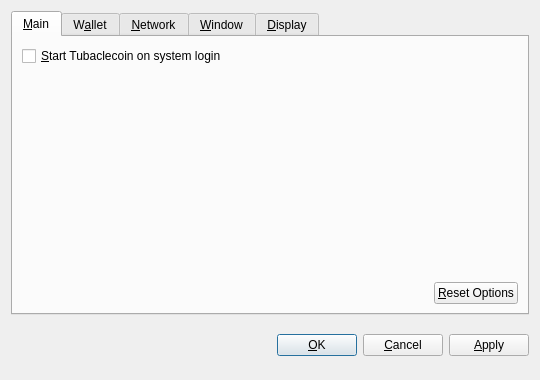
<?xml version="1.0" encoding="UTF-8"?>
<ui version="4.0">
 <class>OptionsDialog</class>
 <widget class="QDialog" name="OptionsDialog">
  <property name="geometry">
   <rect>
    <x>0</x>
    <y>0</y>
    <width>540</width>
    <height>380</height>
   </rect>
  </property>
  <property name="windowTitle">
   <string>Options</string>
  </property>
  <property name="modal">
   <bool>true</bool>
  </property>
  <layout class="QVBoxLayout" name="verticalLayout">
   <item>
    <widget class="QTabWidget" name="tabWidget">
     <property name="tabPosition">
      <enum>QTabWidget::North</enum>
     </property>
     <property name="currentIndex">
      <number>0</number>
     </property>
     <widget class="QWidget" name="tabMain">
      <attribute name="title">
       <string>&amp;Main</string>
      </attribute>
      <layout class="QVBoxLayout" name="verticalLayout_Main">
       <item>
        <widget class="QCheckBox" name="bitcoinAtStartup">
         <property name="toolTip">
          <string>Automatically start Tubaclecoin after logging in to the system.</string>
         </property>
         <property name="text">
          <string>&amp;Start Tubaclecoin on system login</string>
         </property>
        </widget>
       </item>
       <item>
        <spacer name="verticalSpacer_Main">
         <property name="orientation">
          <enum>Qt::Vertical</enum>
         </property>
         <property name="sizeHint" stdset="0">
          <size>
           <width>20</width>
           <height>40</height>
          </size>
         </property>
        </spacer>
       </item>
       <item>
        <layout class="QHBoxLayout" name="horizontalLayout_2_Main">
         <item>
          <spacer name="horizontalSpacer_2_Main">
           <property name="orientation">
            <enum>Qt::Horizontal</enum>
           </property>
           <property name="sizeHint" stdset="0">
            <size>
             <width>40</width>
             <height>20</height>
            </size>
           </property>
          </spacer>
         </item>
         <item>
          <widget class="QPushButton" name="resetButton">
           <property name="toolTip">
            <string>Reset all client options to default.</string>
           </property>
           <property name="text">
            <string>&amp;Reset Options</string>
           </property>
           <property name="autoDefault">
            <bool>false</bool>
           </property>
          </widget>
         </item>
        </layout>
       </item>
      </layout>
     </widget>
     <widget class="QWidget" name="tabWallet">
      <attribute name="title">
       <string>W&amp;allet</string>
      </attribute>
      <layout class="QVBoxLayout" name="verticalLayout_Network">
       <item>
        <widget class="QLabel" name="transactionFeeInfoLabel">
         <property name="text">
          <string>Optional transaction fee per kB that helps make sure your transactions are processed quickly. Most transactions are 1 kB.</string>
         </property>
         <property name="textFormat">
          <enum>Qt::PlainText</enum>
         </property>
         <property name="wordWrap">
          <bool>true</bool>
         </property>
        </widget>
       </item>
       <item>
        <layout class="QHBoxLayout" name="horizontalLayout_1_Main">
         <item>
          <widget class="QLabel" name="transactionFeeLabel">
           <property name="text">
            <string>Pay transaction &amp;fee</string>
           </property>
           <property name="textFormat">
            <enum>Qt::PlainText</enum>
           </property>
           <property name="buddy">
            <cstring>transactionFee</cstring>
           </property>
          </widget>
         </item>
         <item>
          <widget class="BitcoinAmountField" name="transactionFee"/>
         </item>
         <item>
          <spacer name="horizontalSpacer_1_Main">
           <property name="orientation">
            <enum>Qt::Horizontal</enum>
           </property>
           <property name="sizeHint" stdset="0">
            <size>
             <width>40</width>
             <height>20</height>
            </size>
           </property>
          </spacer>
         </item>
        </layout>
       </item>
       <item>
        <widget class="QLabel" name="label">
         <property name="text">
          <string>If you disable the spending of unconfirmed change, the change from a transaction cannot be used until that transaction has at least one confirmation. This also affects how your balance is computed.</string>
         </property>
         <property name="wordWrap">
          <bool>true</bool>
         </property>
        </widget>
       </item>
       <item>
        <widget class="QCheckBox" name="spendZeroConfChange">
         <property name="text">
          <string>Spend unconfirmed change  (experts only)</string>
         </property>
        </widget>
       </item>
       <item>
        <spacer name="verticalSpacer">
         <property name="orientation">
          <enum>Qt::Vertical</enum>
         </property>
         <property name="sizeHint" stdset="0">
          <size>
           <width>20</width>
           <height>40</height>
          </size>
         </property>
        </spacer>
       </item>
      </layout>
     </widget>
     <widget class="QWidget" name="tabNetwork">
      <attribute name="title">
       <string>&amp;Network</string>
      </attribute>
      <layout class="QVBoxLayout" name="verticalLayout_Network">
       <item>
        <widget class="QCheckBox" name="mapPortUpnp">
         <property name="toolTip">
          <string>Automatically open the Tubaclecoin client port on the router. This only works when your router supports UPnP and it is enabled.</string>
         </property>
         <property name="text">
          <string>Map port using &amp;UPnP</string>
         </property>
        </widget>
       </item>
       <item>
        <widget class="QCheckBox" name="connectSocks">
         <property name="toolTip">
          <string>Connect to the Tubaclecoin network through a SOCKS proxy (e.g. when connecting through Tor).</string>
         </property>
         <property name="text">
          <string>&amp;Connect through SOCKS proxy:</string>
         </property>
        </widget>
       </item>
       <item>
        <layout class="QHBoxLayout" name="horizontalLayout_Network">
         <item>
          <widget class="QLabel" name="proxyIpLabel">
           <property name="text">
            <string>Proxy &amp;IP:</string>
           </property>
           <property name="textFormat">
            <enum>Qt::PlainText</enum>
           </property>
           <property name="buddy">
            <cstring>proxyIp</cstring>
           </property>
          </widget>
         </item>
         <item>
          <widget class="QValidatedLineEdit" name="proxyIp">
           <property name="maximumSize">
            <size>
             <width>140</width>
             <height>16777215</height>
            </size>
           </property>
           <property name="toolTip">
            <string>IP address of the proxy (e.g. 127.0.0.1)</string>
           </property>
          </widget>
         </item>
         <item>
          <widget class="QLabel" name="proxyPortLabel">
           <property name="text">
            <string>&amp;Port:</string>
           </property>
           <property name="textFormat">
            <enum>Qt::PlainText</enum>
           </property>
           <property name="buddy">
            <cstring>proxyPort</cstring>
           </property>
          </widget>
         </item>
         <item>
          <widget class="QLineEdit" name="proxyPort">
           <property name="maximumSize">
            <size>
             <width>55</width>
             <height>16777215</height>
            </size>
           </property>
           <property name="toolTip">
            <string>Port of the proxy (e.g. 9050)</string>
           </property>
          </widget>
         </item>
         <item>
          <widget class="QLabel" name="socksVersionLabel">
           <property name="text">
            <string>SOCKS &amp;Version:</string>
           </property>
           <property name="textFormat">
            <enum>Qt::PlainText</enum>
           </property>
           <property name="buddy">
            <cstring>socksVersion</cstring>
           </property>
          </widget>
         </item>
         <item>
          <widget class="QValueComboBox" name="socksVersion">
           <property name="toolTip">
            <string>SOCKS version of the proxy (e.g. 5)</string>
           </property>
          </widget>
         </item>
         <item>
          <spacer name="horizontalSpacer_Network">
           <property name="orientation">
            <enum>Qt::Horizontal</enum>
           </property>
           <property name="sizeHint" stdset="0">
            <size>
             <width>40</width>
             <height>20</height>
            </size>
           </property>
          </spacer>
         </item>
        </layout>
       </item>
       <item>
        <spacer name="verticalSpacer_Network">
         <property name="orientation">
          <enum>Qt::Vertical</enum>
         </property>
         <property name="sizeHint" stdset="0">
          <size>
           <width>20</width>
           <height>40</height>
          </size>
         </property>
        </spacer>
       </item>
      </layout>
     </widget>
     <widget class="QWidget" name="tabWindow">
      <attribute name="title">
       <string>&amp;Window</string>
      </attribute>
      <layout class="QVBoxLayout" name="verticalLayout_Window">
       <item>
        <widget class="QCheckBox" name="minimizeToTray">
         <property name="toolTip">
          <string>Show only a tray icon after minimizing the window.</string>
         </property>
         <property name="text">
          <string>&amp;Minimize to the tray instead of the taskbar</string>
         </property>
        </widget>
       </item>
       <item>
        <widget class="QCheckBox" name="minimizeOnClose">
         <property name="toolTip">
          <string>Minimize instead of exit the application when the window is closed. When this option is enabled, the application will be closed only after selecting Quit in the menu.</string>
         </property>
         <property name="text">
          <string>M&amp;inimize on close</string>
         </property>
        </widget>
       </item>
       <item>
        <spacer name="verticalSpacer_Window">
         <property name="orientation">
          <enum>Qt::Vertical</enum>
         </property>
         <property name="sizeHint" stdset="0">
          <size>
           <width>20</width>
           <height>40</height>
          </size>
         </property>
        </spacer>
       </item>
      </layout>
     </widget>
     <widget class="QWidget" name="tabDisplay">
      <attribute name="title">
       <string>&amp;Display</string>
      </attribute>
      <layout class="QVBoxLayout" name="verticalLayout_Display">
       <item>
        <layout class="QHBoxLayout" name="horizontalLayout_1_Display">
         <item>
          <widget class="QLabel" name="langLabel">
           <property name="text">
            <string>User Interface &amp;language:</string>
           </property>
           <property name="textFormat">
            <enum>Qt::PlainText</enum>
           </property>
           <property name="buddy">
            <cstring>lang</cstring>
           </property>
          </widget>
         </item>
         <item>
          <widget class="QValueComboBox" name="lang">
           <property name="toolTip">
            <string>The user interface language can be set here. This setting will take effect after restarting Tubaclecoin.</string>
           </property>
          </widget>
         </item>
        </layout>
       </item>
       <item>
        <layout class="QHBoxLayout" name="horizontalLayout_2_Display">
         <item>
          <widget class="QLabel" name="unitLabel">
           <property name="text">
            <string>&amp;Unit to show amounts in:</string>
           </property>
           <property name="textFormat">
            <enum>Qt::PlainText</enum>
           </property>
           <property name="buddy">
            <cstring>unit</cstring>
           </property>
          </widget>
         </item>
         <item>
          <widget class="QValueComboBox" name="unit">
           <property name="toolTip">
            <string>Choose the default subdivision unit to show in the interface and when sending coins.</string>
           </property>
          </widget>
         </item>
        </layout>
       </item>
       <item>
        <widget class="QCheckBox" name="displayAddresses">
         <property name="toolTip">
          <string>Whether to show Tubaclecoin addresses in the transaction list or not.</string>
         </property>
         <property name="text">
          <string>&amp;Display addresses in transaction list</string>
         </property>
        </widget>
       </item>
       <item>
        <widget class="QCheckBox" name="coinControlFeatures">
         <property name="toolTip">
          <string>Whether to show coin control features or not.</string>
         </property>
         <property name="text">
          <string>Display coin &amp;control features (experts only!)</string>
         </property>
        </widget>
       </item>
       <item>
        <spacer name="verticalSpacer_Display">
         <property name="orientation">
          <enum>Qt::Vertical</enum>
         </property>
         <property name="sizeHint" stdset="0">
          <size>
           <width>20</width>
           <height>40</height>
          </size>
         </property>
        </spacer>
       </item>
      </layout>
     </widget>
    </widget>
   </item>
   <item>
    <layout class="QHBoxLayout" name="horizontalLayout_Buttons">
     <item>
      <spacer name="horizontalSpacer_1">
       <property name="orientation">
        <enum>Qt::Horizontal</enum>
       </property>
       <property name="sizeHint" stdset="0">
        <size>
         <width>40</width>
         <height>48</height>
        </size>
       </property>
      </spacer>
     </item>
     <item>
      <widget class="QLabel" name="statusLabel">
       <property name="font">
        <font>
         <weight>75</weight>
         <bold>true</bold>
        </font>
       </property>
       <property name="text">
        <string/>
       </property>
       <property name="textFormat">
        <enum>Qt::PlainText</enum>
       </property>
       <property name="wordWrap">
        <bool>true</bool>
       </property>
      </widget>
     </item>
     <item>
      <spacer name="horizontalSpacer_2">
       <property name="orientation">
        <enum>Qt::Horizontal</enum>
       </property>
       <property name="sizeHint" stdset="0">
        <size>
         <width>40</width>
         <height>48</height>
        </size>
       </property>
      </spacer>
     </item>
     <item>
      <widget class="QPushButton" name="okButton">
       <property name="text">
        <string>&amp;OK</string>
       </property>
      </widget>
     </item>
     <item>
      <widget class="QPushButton" name="cancelButton">
       <property name="text">
        <string>&amp;Cancel</string>
       </property>
       <property name="autoDefault">
        <bool>false</bool>
       </property>
      </widget>
     </item>
     <item>
      <widget class="QPushButton" name="applyButton">
       <property name="text">
        <string>&amp;Apply</string>
       </property>
       <property name="autoDefault">
        <bool>false</bool>
       </property>
      </widget>
     </item>
    </layout>
   </item>
  </layout>
 </widget>
 <customwidgets>
  <customwidget>
   <class>BitcoinAmountField</class>
   <extends>QSpinBox</extends>
   <header>bitcoinamountfield.h</header>
  </customwidget>
  <customwidget>
   <class>QValueComboBox</class>
   <extends>QComboBox</extends>
   <header>qvaluecombobox.h</header>
  </customwidget>
  <customwidget>
   <class>QValidatedLineEdit</class>
   <extends>QLineEdit</extends>
   <header>qvalidatedlineedit.h</header>
  </customwidget>
 </customwidgets>
 <resources/>
 <connections/>
</ui>
